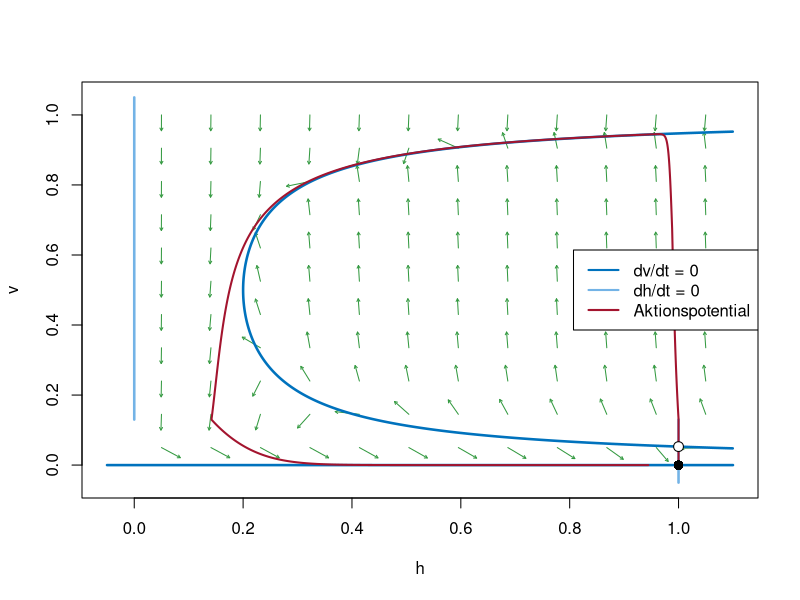

Write R code to recreate this figure.
# Abb. 4.24: Phasenebene des Mitchell-Schaeffer-Modells (Buch, Abschnitt 4.5, Gl. 4.20)
# dv/dt = h v^2 (1 - v)/tin - v/tout + J0,  dh/dt = (1 - h)/topen für v < vgate, -h/tclose sonst;  J0 = 0
# Nullklinen, Richtungsfeld, Ruhezustand (1, 0), Schwelle und das Aktionspotential nach einem Reiz bei t = 1 ms
# (c) 2026 Philipp Kügler · Programm zum Buch „Dynamische Systeme in den Lebenswissenschaften“ · MIT-Lizenz (siehe LICENSE)
tin <- 0.3; tout <- 6; topen <- 100; tclose <- 115; vgate <- 0.13   # Parameter in ms
hc <- 4 * tin / tout

simuliere <- function(T, J0 = 0, reize = c(), J = 0.2, dauer = 2, dt = 0.01) {
  # Euler-Verfahren für das Mitchell-Schaeffer-Modell mit konstantem Strom J0 und Reizen der Stärke J
  N <- round(T / dt); t <- dt * (0:N)
  Jt <- rep(J0, N + 1)
  for (s in reize) Jt[t >= s - 1e-9 & t < s + dauer - 1e-9] <- J0 + J
  v <- numeric(N + 1); h <- rep(1, N + 1)
  for (n in 1:N) {
    dv <- h[n] * v[n]^2 * (1 - v[n]) / tin - v[n] / tout + Jt[n]
    dh <- if (v[n] < vgate) (1 - h[n]) / topen else -h[n] / tclose
    v[n + 1] <- v[n] + dt * dv; h[n + 1] <- h[n] + dt * dh
  }
  list(t = t, v = v, h = h)
}
nullklinen <- function(J0) {
  v <- seq(0.003, 0.997, length.out = 2000)
  H <- (v / tout - J0) / (v^2 * (1 - v) / tin)       # dv/dt = 0 nach h aufgelöst
  m <- H >= -0.05 & H <= 1.1
  lines(H[m], v[m], col = rgb(0, 0.447, 0.741), lwd = 2.5)
  if (J0 == 0) lines(c(-0.05, 1.1), c(0, 0), col = rgb(0, 0.447, 0.741), lwd = 2.5)
  lines(c(1, 1), c(-0.05, vgate), col = rgb(0.45, 0.70, 0.90), lwd = 2.5); lines(c(0, 0), c(vgate, 1.05), col = rgb(0.45, 0.70, 0.90), lwd = 2.5)
}
feld <- function(J0) {
  g <- expand.grid(h = seq(0.05, 1.05, length.out = 12), v = seq(0.05, 1.0, length.out = 11))
  dv <- g$h * g$v^2 * (1 - g$v) / tin - g$v / tout + J0
  dh <- ifelse(g$v < vgate, (1 - g$h) / topen, -g$h / tclose)
  L <- sqrt(dh^2 + dv^2)
  arrows(g$h, g$v, g$h + dh / L * 0.045, g$v + dv / L * 0.045, length = 0.03, col = rgb(0.2, 0.6, 0.25))
}

x <- simuliere(500, reize = 1)
vs <- (1 - sqrt(1 - hc)) / 2
cat(sprintf("Ruhezustand (h, v) = (1, 0),  Schwelle (1, %.4f),  Spitze des Aktionspotentials v = %.4f\n", vs, max(x$v)))
cat(sprintf("nach 500 ms: (h, v) = (%.4f, %.4f)\n", x$h[length(x$h)], x$v[length(x$v)]))
plot(NULL, xlim = c(-0.05, 1.1), ylim = c(-0.05, 1.05), xlab = "h", ylab = "v")
feld(0); nullklinen(0)
lines(x$h, x$v, col = rgb(0.64, 0.08, 0.18), lwd = 2)
points(1, 0, pch = 16, cex = 1.3); points(1, vs, pch = 21, bg = "white", cex = 1.3)
legend("right", legend = c("dv/dt = 0", "dh/dt = 0", "Aktionspotential"), col = c(rgb(0, 0.447, 0.741), rgb(0.45, 0.70, 0.90), rgb(0.64, 0.08, 0.18)), lwd = 2)
